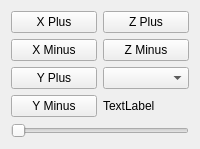
      <widget class="QWidget" name="tabWidget_7Page1">
       <attribute name="title">
        <string>Jog</string>
       </attribute>
       <layout class="QGridLayout" name="gridLayout_8">
        <item row="3" column="0">
         <widget class="QPushButton" name="jog_minus_pb_1">
          <property name="text">
           <string>Y Minus</string>
          </property>
         </widget>
        </item>
        <item row="0" column="0">
         <widget class="QPushButton" name="jog_plus_pb_0">
          <property name="text">
           <string>X Plus</string>
          </property>
         </widget>
        </item>
        <item row="1" column="0">
         <widget class="QPushButton" name="jog_minus_pb_0">
          <property name="text">
           <string>X Minus</string>
          </property>
         </widget>
        </item>
        <item row="1" column="1">
         <widget class="QPushButton" name="jog_minus_pb_2">
          <property name="text">
           <string>Z Minus</string>
          </property>
         </widget>
        </item>
        <item row="0" column="1">
         <widget class="QPushButton" name="jog_plus_pb_2">
          <property name="text">
           <string>Z Plus</string>
          </property>
         </widget>
        </item>
        <item row="2" column="0">
         <widget class="QPushButton" name="jog_plus_pb_1">
          <property name="text">
           <string>Y Plus</string>
          </property>
         </widget>
        </item>
        <item row="2" column="1">
         <widget class="QComboBox" name="jog_modes_cb"/>
        </item>
        <item row="3" column="1">
         <widget class="QLabel" name="label_50">
          <property name="text">
           <string>TextLabel</string>
          </property>
         </widget>
        </item>
        <item row="4" column="0" colspan="2">
         <widget class="QSlider" name="jog_vel_sl">
          <property name="orientation">
           <enum>Qt::Horizontal</enum>
          </property>
         </widget>
        </item>
       </layout>
      </widget>
